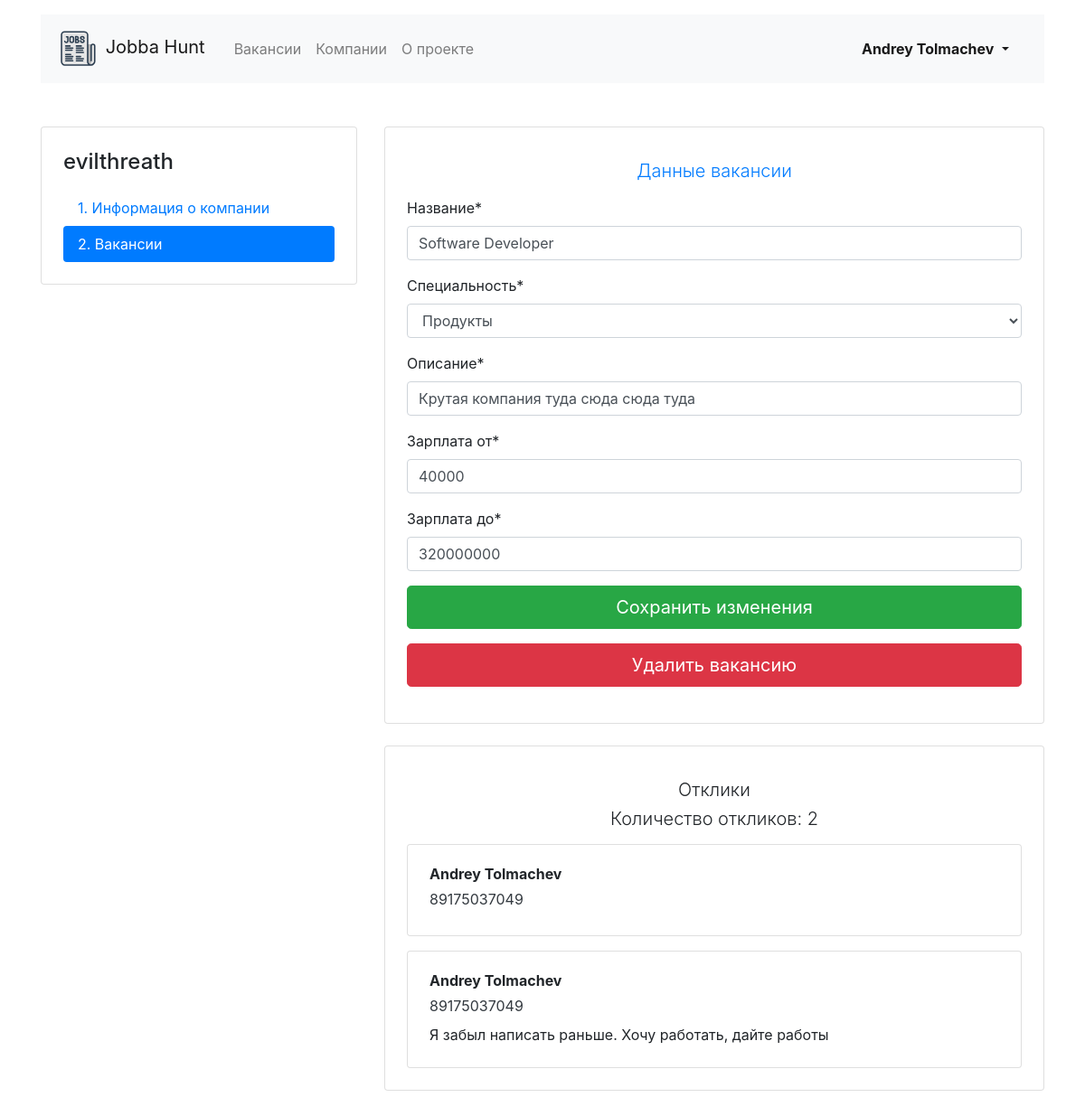
The page /mycompany/vacancies/7/ (signed in) on the database its author committed.
### accounts/models.py (models this page shows, shortened)
class CustomUser(AbstractUser):
    username = None
    first_name = models.CharField(max_length=128, blank=False, null=False)
    last_name = models.CharField(max_length=128, blank=False, null=False)
    email = models.EmailField(_('email address'), unique=True)
    USERNAME_FIELD = 'email'
    REQUIRED_FIELDS = ['first_name', 'last_name']
    objects = CustomUserManager()
    def get_full_name(self):
        full_name = '%s %s' % (self.first_name, self.last_name)
        return full_name.strip()

class Application(models.Model):
    full_name = models.CharField(max_length=64)
    phone_number = PhoneField(help_text='Contact phone number')
    written_cover_letter = models.CharField(max_length=256, blank=True)
    vacancy = models.ForeignKey(Vacancy,
                                on_delete=models.CASCADE,
                                related_name='applications')
    user = models.ForeignKey(CustomUser,
                             on_delete=models.CASCADE,
                             related_name='applications',
                             default=None,
                             null=True)

### jobs/models.py (models this page shows, shortened)
class Company(models.Model):
    name = models.CharField(max_length=64)
    location = models.CharField(max_length=64)
    logo = models.ImageField(upload_to=settings.MEDIA_COMPANY_IMAGE_DIR)
    description = models.CharField(max_length=256)
    employee_count = models.PositiveIntegerField()
    owner = models.OneToOneField('accounts.CustomUser',
                                 on_delete=models.CASCADE,
                                 related_name='company',
                                 default=None,
                                 null=True)

class Vacancy(models.Model):
    title = models.CharField(max_length=64)
    specialty = models.ForeignKey(Specialty,
                                  on_delete=models.CASCADE,
                                  related_name='vacancies')
    company = models.ForeignKey(Company, on_delete=models.CASCADE, related_name='vacancies')
    skills = models.ManyToManyField(Skill, related_name='vacancies')
    description = models.CharField(max_length=256)
    salary_min = models.PositiveIntegerField()
    salary_max = models.PositiveIntegerField()
    published_at = models.DateField(auto_now_add=True)

class Specialty(models.Model):
    code = models.CharField(max_length=64)
    title = models.CharField(max_length=64)
    picture = models.ImageField(upload_to=settings.MEDIA_SPECIALITY_IMAGE_DIR)
    def __str__(self):
        return self.title

### accounts/views.py (the view, shortened to what this page needs)
# urls.py: path('mycompany/vacancies/<int:id>/', UserCompanyEditJob.as_view(), name='user_company_job_edit'),
class UserCompanyEditJob(View):
    template_name = "accounts/user_company_vacancy_edit.html"
    @method_decorator(login_required)
    def get(self, request, id: int):
        vacancy = Vacancy.objects.filter(pk=id).first()
        form = VacancyForm(initial={
            'title': vacancy.title,
            'specialty': vacancy.specialty,
            'company': vacancy.company,
            'skills': vacancy.skills,
            'description': vacancy.description,
            'salary_min': vacancy.salary_min,
            'salary_max': vacancy.salary_max,
        })
        return render(
            request,
            self.template_name,
            context={
                'vacancy_id': id,
                'company': request.user.company,
                'applications': vacancy.applications.all(),
                'form': form,
            }
        )

### jobs/forms.py
class VacancyForm(forms.ModelForm):
    class Meta:
        model = Vacancy
        fields = (
            'title',
            'specialty',
            'description',
            'salary_min',
            'salary_max',
        )
        labels = {
            'title': "Название",
            'specialty': "Специальность",
            'description': "Описание",
            'salary_min': "Зарплата от",
            'salary_max': "Зарплата до",
        }

### templates/accounts/user_company_vacancy_edit.html (shortened to what this page needs)
{% extends 'base_with_menu.html' %}
{% block content %}
{% load crispy_forms_tags %}
<main class="container mt-3 pb-5">
    <div class="row mt-5">
        <div class="col-12 col-lg-4">
            <aside class="pt-3 pb-4 px-4 mb-5 card">
                <h1 class="h4 pt-2 pb-2">{{ company.name }}</h1>
                <div class="nav flex-column nav-pills" id="v-pills-tab" role="tablist" aria-orientation="vertical">
                    <a class="nav-link" href="{% url 'user_company' %}">1. Информация о&nbsp;компании</a>
                    <a class="nav-link active" href="{% url 'user_company_vacancies' %}">2. Вакансии</a>
                </div>
            </aside>
        </div>
        <div class="col-12 col-lg-8">
            <div class="card">
                <div class="card-body px-4 pb-4">
                    <section class="tab-pane fade show active">
                        <div class="text-center mt-3 b-1">
                            <a href="{% url 'job_detail' vacancy_id %}" class="h5 font-weight-light">Данные вакансии</a>
                        </div>
                        <div class="mt-3 form-label-group">
                            <form method="post" action="{% url 'user_company_job_edit' vacancy_id %}">
                                <table>{{ form|crispy }}</table>
                                <button type="submit" class="btn btn-success btn-lg btn-block">Сохранить
                                    изменения</button>
                            </form>
                        </div>
                        <div class="my-3 form-label-group">
                            <form method="post" action="{% url 'user_company_job_delete' vacancy_id %}"
                                enctype="multipart/form-data">
                                <button type="submit" class="btn btn-danger btn-lg btn-block">Удалить вакансию</button>
                            </form>
                        </div>
                    </section>
                </div>
            </div>
            <div class="card mt-4 ">
                <div class="card-body px-4 pb-4">
                    <section class="tab-pane fade show active">
                        <div class="text-center mt-3 b-1">
                            <p class="h5 font-weight-light">Отклики</p>
                            <p class="h5 font-weight-light">Количество откликов: {{ applications|length }}</p>
                        </div>
                        {% for application in applications %}
                        <div class="card mt-3">
                            <div class="card-body px-4">
                                <p class="mb-1 font-weight-bold">{{ application.full_name }}</p>
                                <p class="mb-2"><a href="tel:{{ application.phone_number }}"
                                        class="text-dark">{{ application.phone_number }}</a></p>
                                <p class="mb-1">{{ application.written_cover_letter }}</p>
                            </div>
                        </div>
                        {% endfor %}
                    </section>
                </div>
            </div>
        </div>
    </div>
</main>
{% endblock %}

### templates/base_with_menu.html (shortened to what this page needs)
{% extends 'base.html' %}
{% block menu %}
{% load static %}
<header class="container mt-3">
    <nav class="navbar navbar-expand-lg navbar-light bg-light">
        <a class="navbar-brand mr-4" href="{% url 'main' %}">
            <img src="{% static "menu/jobs.svg" %}" width="50" height="50" alt=" ">
            Jobba Hunt
        </a>
        <div class="collapse navbar-collapse justify-content-between" id="navbarNav">
            <ul class="navbar-nav col-10">
                <li class="nav-item {% if request.resolver_match.url_name == "vacancies" %}active{% endif %}">
                    <a class="nav-link" href="{% url 'vacancies' %}">Вакансии</a>
                </li>
                <li class="nav-item {% if request.resolver_match.url_name == "companies" %}active{% endif %}">
                    <a class=" nav-link" href="{% url 'companies' %}">Компании</a>
                </li>
                <li class="nav-item">
                    <a class="nav-link" href="{% url 'about' %}">О проекте</a>
                </li>
            </ul>
            <ul class="navbar-nav col-2 justify-content-end">
                {% if user.is_authenticated %}
                <li class="nav-item active dropdown">
                    <a href="#" class="nav-link dropdown-toggle" data-toggle="dropdown"><b
                            class="caret">{{ user.get_full_name }}</b>
                    </a>
                </li>
                {% else %}
                <li class="nav-item active">
                    <a href="{% url 'login' %}" class="nav-link font-weight-bold">Вход</a>
                </li>
                {% endif %}
            </ul>
        </div>
    </nav>
</header>
{% endblock %}

### rows shown on the page
CustomUser: get_full_name "Andrey Tolmachev"
Company: name "evilthreath"
Vacancy: title "Software Developer", specialty "Продукты", description "Крутая компания туда сюда сюда туда", salary_min "40000", salary_max "320000000"
Application: full_name "Andrey Tolmachev", phone_number "89175037049"
Application: full_name "Andrey Tolmachev", phone_number "89175037049", written_cover_letter "Я забыл написать раньше. Хочу работать, дайте работы"

### other values the page prints
{{ applications|length }} "2"
